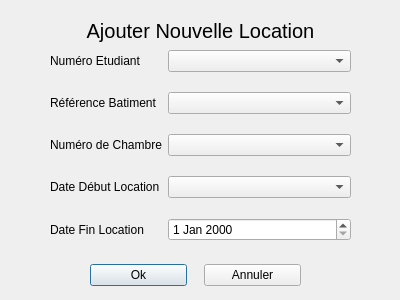
<?xml version="1.0" encoding="UTF-8"?>
<ui version="4.0">
 <class>addLouer</class>
 <widget class="QDialog" name="addLouer">
  <property name="geometry">
   <rect>
    <x>0</x>
    <y>0</y>
    <width>400</width>
    <height>300</height>
   </rect>
  </property>
  <property name="windowTitle">
   <string>Dialog</string>
  </property>
  <widget class="QWidget" name="formLayoutWidget">
   <property name="geometry">
    <rect>
     <x>50</x>
     <y>50</y>
     <width>301</width>
     <height>211</height>
    </rect>
   </property>
   <layout class="QFormLayout" name="formLayout">
    <property name="horizontalSpacing">
     <number>6</number>
    </property>
    <property name="verticalSpacing">
     <number>20</number>
    </property>
    <item row="0" column="0">
     <widget class="QLabel" name="label">
      <property name="text">
       <string>Numéro Etudiant</string>
      </property>
     </widget>
    </item>
    <item row="1" column="0">
     <widget class="QLabel" name="label_2">
      <property name="text">
       <string>Référence Batiment</string>
      </property>
     </widget>
    </item>
    <item row="2" column="0">
     <widget class="QLabel" name="label_3">
      <property name="text">
       <string>Numéro de Chambre</string>
      </property>
     </widget>
    </item>
    <item row="3" column="0">
     <widget class="QLabel" name="label_4">
      <property name="text">
       <string>Date Début Location</string>
      </property>
     </widget>
    </item>
    <item row="0" column="1">
     <widget class="CustomCombo" name="numEt">
      <property name="editable">
       <bool>false</bool>
      </property>
     </widget>
    </item>
    <item row="1" column="1">
     <widget class="CustomCombo" name="refBat">
      <property name="editable">
       <bool>false</bool>
      </property>
     </widget>
    </item>
    <item row="2" column="1">
     <widget class="CustomCombo" name="numChambre">
      <property name="editable">
       <bool>false</bool>
      </property>
     </widget>
    </item>
    <item row="3" column="1">
     <widget class="CustomCombo" name="dateDebLoc">
      <property name="editable">
       <bool>false</bool>
      </property>
     </widget>
    </item>
    <item row="4" column="0">
     <widget class="QLabel" name="label_6">
      <property name="text">
       <string>Date Fin Location</string>
      </property>
     </widget>
    </item>
    <item row="4" column="1">
     <widget class="QDateEdit" name="dateFinLoc"/>
    </item>
   </layout>
  </widget>
  <widget class="QWidget" name="horizontalLayoutWidget">
   <property name="geometry">
    <rect>
     <x>90</x>
     <y>260</y>
     <width>211</width>
     <height>31</height>
    </rect>
   </property>
   <layout class="QHBoxLayout" name="horizontalLayout">
    <property name="spacing">
     <number>17</number>
    </property>
    <item>
     <widget class="QPushButton" name="OkButton">
      <property name="text">
       <string>Ok</string>
      </property>
     </widget>
    </item>
    <item>
     <widget class="QPushButton" name="CancelButton">
      <property name="text">
       <string>Annuler</string>
      </property>
     </widget>
    </item>
   </layout>
  </widget>
  <widget class="QLabel" name="label_5">
   <property name="geometry">
    <rect>
     <x>50</x>
     <y>10</y>
     <width>301</width>
     <height>41</height>
    </rect>
   </property>
   <property name="font">
    <font>
     <pointsize>15</pointsize>
    </font>
   </property>
   <property name="text">
    <string>Ajouter Nouvelle Location</string>
   </property>
   <property name="alignment">
    <set>Qt::AlignCenter</set>
   </property>
  </widget>
 </widget>
 <customwidgets>
  <customwidget>
   <class>CustomCombo</class>
   <extends>QComboBox</extends>
   <header>customCombo.h</header>
  </customwidget>
 </customwidgets>
 <resources/>
 <connections/>
</ui>
